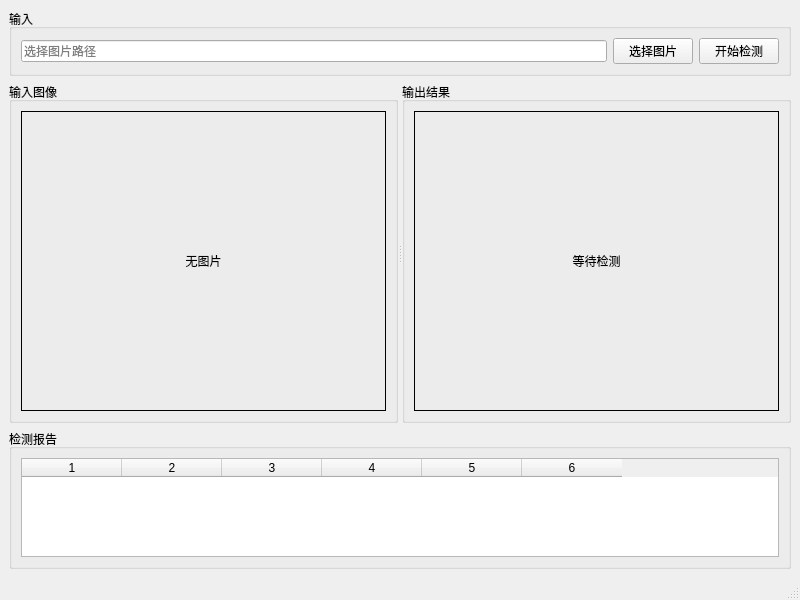
<?xml version="1.0" encoding="UTF-8"?>
<ui version="4.0">
 <class>MainWindow</class>
 <widget class="QMainWindow" name="MainWindow">
  <property name="geometry">
   <rect>
    <x>0</x>
    <y>0</y>
    <width>800</width>
    <height>600</height>
   </rect>
  </property>
  <property name="windowTitle">
   <string>MainWindow</string>
  </property>
  <widget class="QWidget" name="centralwidget">
   <layout class="QVBoxLayout" name="verticalLayout" stretch="0,1,0">
    <item>
     <widget class="QGroupBox" name="groupInput">
      <property name="title">
       <string>输入</string>
      </property>
      <layout class="QHBoxLayout" name="horizontalLayoutInput">
       <item>
        <widget class="QLineEdit" name="lineEditImagePath">
         <property name="placeholderText">
          <string>选择图片路径</string>
         </property>
        </widget>
       </item>
       <item>
        <widget class="QPushButton" name="btnBrowse">
         <property name="text">
          <string>选择图片</string>
         </property>
        </widget>
       </item>
       <item>
        <widget class="QPushButton" name="btnStart">
         <property name="text">
          <string>开始检测</string>
         </property>
        </widget>
       </item>
      </layout>
     </widget>
    </item>
    <item>
     <widget class="QSplitter" name="splitter">
      <property name="orientation">
       <enum>Qt::Horizontal</enum>
      </property>
      <widget class="QGroupBox" name="groupInputImage">
       <property name="title">
        <string>输入图像</string>
       </property>
       <layout class="QVBoxLayout" name="verticalLayoutInputImage">
        <item>
         <widget class="QLabel" name="labelInput">
          <property name="minimumSize">
           <size>
            <width>300</width>
            <height>300</height>
           </size>
          </property>
          <property name="frameShape">
           <enum>QFrame::Box</enum>
          </property>
          <property name="alignment">
           <set>Qt::AlignCenter</set>
          </property>
          <property name="text">
           <string>无图片</string>
          </property>
         </widget>
        </item>
       </layout>
      </widget>
      <widget class="QGroupBox" name="groupOutputImage">
       <property name="title">
        <string>输出结果</string>
       </property>
       <layout class="QVBoxLayout" name="verticalLayoutOutputImage">
        <item>
         <widget class="QLabel" name="labelOutput">
          <property name="minimumSize">
           <size>
            <width>300</width>
            <height>300</height>
           </size>
          </property>
          <property name="frameShape">
           <enum>QFrame::Box</enum>
          </property>
          <property name="alignment">
           <set>Qt::AlignCenter</set>
          </property>
          <property name="text">
           <string>等待检测</string>
          </property>
         </widget>
        </item>
       </layout>
      </widget>
     </widget>
    </item>
    <item>
     <widget class="QGroupBox" name="groupReport">
      <property name="title">
       <string>检测报告</string>
      </property>
      <layout class="QVBoxLayout" name="verticalLayoutReport">
       <item>
        <widget class="QTableWidget" name="tableReport">
         <property name="rowCount">
          <number>0</number>
         </property>
         <property name="columnCount">
          <number>6</number>
         </property>
        </widget>
       </item>
      </layout>
     </widget>
    </item>
   </layout>
  </widget>
  <widget class="QMenuBar" name="menubar">
   <property name="geometry">
    <rect>
     <x>0</x>
     <y>0</y>
     <width>800</width>
     <height>21</height>
    </rect>
   </property>
  </widget>
  <widget class="QStatusBar" name="statusbar"/>
 </widget>
 <resources/>
 <connections/>
</ui>
